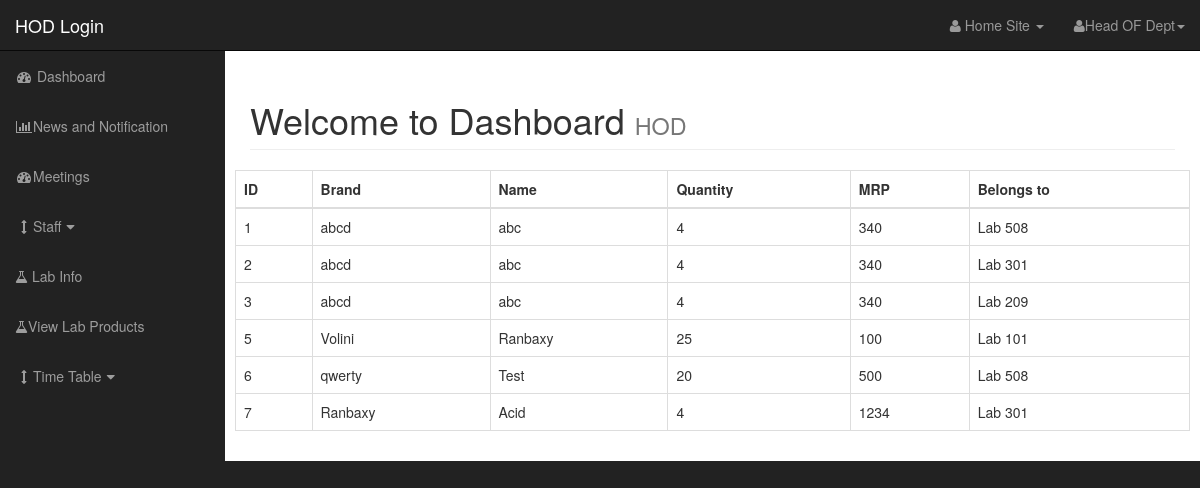
Page /HOD/dashboard.php?source=view_lab_products (signed in) on the committed database.
### tables this page shows
CREATE TABLE `products` (
  `id` int(11) NOT NULL,
  `product_brand` varchar(255) NOT NULL,
  `product_name` varchar(255) NOT NULL,
  `product_qty` int(11) NOT NULL,
  `product_mrp` int(11) NOT NULL,
  `branch` varchar(255) NOT NULL,
  `belongs_to` varchar(255) NOT NULL
);

### HOD/includes/view_products.php (the view)
<form action="" method="POST">
 <table class="table table-bordered table-hover">
     <tr>
         <th>ID</th>
         <th>Brand</th>
         <th>Name</th>
         <th>Quantity</th>
         <th>MRP</th>
         <th>Belongs to</th>
     </tr>
     <tbody>
         <?php
             $query = "SELECT * FROM products";
             $select_prod_query = mysqli_query($connection, $query);
             while($row = mysqli_fetch_assoc($select_prod_query)){
                 $product_id = $row['id'];
                 $product_name = $row['product_name'];
                 $product_brand = $row['product_brand'];
                 $product_est_mrp = $row['product_mrp'];
                 $product_quantity = $row['product_qty'];
                 $belongs_to = $row['belongs_to'];
                 echo "<tr>";
                     echo "<td>$product_id</td>";
                     echo "<td>$product_brand</td>";
                     echo "<td>$product_name</td>";
                     echo "<td>$product_quantity</td>";
                     echo "<td>$product_est_mrp</td>";
                 echo "<td>$belongs_to</td>";
                 echo "</tr>";
             }
         ?>
     </tbody>
 </table>
 </form>

### HOD/css/sb-admin.css (style rules this page uses)
body { margin-top: 100px; background-color: #222; }
@media (min-width:768px) { body { margin-top: 50px; } }

### rows in the picture
products: id "1", product_brand "abcd", product_name "abc", product_qty "4", product_mrp "340", belongs_to "Lab 508"
products: id "2", product_brand "abcd", product_name "abc", product_qty "4", product_mrp "340", belongs_to "Lab 301"
products: id "3", product_brand "abcd", product_name "abc", product_qty "4", product_mrp "340", belongs_to "Lab 209"
products: id "5", product_brand "Volini", product_name "Ranbaxy", product_qty "25", product_mrp "100", belongs_to "Lab 101"
products: id "6", product_brand "qwerty", product_name "Test", product_qty "20", product_mrp "500", belongs_to "Lab 508"
products: id "7", product_brand "Ranbaxy", product_name "Acid", product_qty "4", product_mrp "1234", belongs_to "Lab 301"
